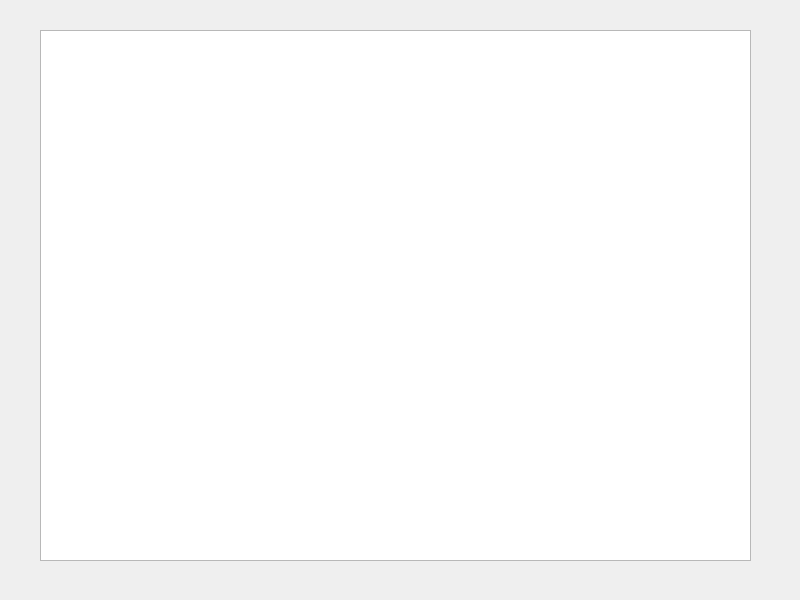
<?xml version="1.0" encoding="UTF-8"?>
<ui version="4.0">
 <class>Widget</class>
 <widget class="QWidget" name="Widget">
  <property name="geometry">
   <rect>
    <x>0</x>
    <y>0</y>
    <width>800</width>
    <height>600</height>
   </rect>
  </property>
  <property name="windowTitle">
   <string>Widget</string>
  </property>
  <widget class="QTextEdit" name="textEdit">
   <property name="geometry">
    <rect>
     <x>40</x>
     <y>30</y>
     <width>711</width>
     <height>531</height>
    </rect>
   </property>
  </widget>
 </widget>
 <resources/>
 <connections/>
</ui>
